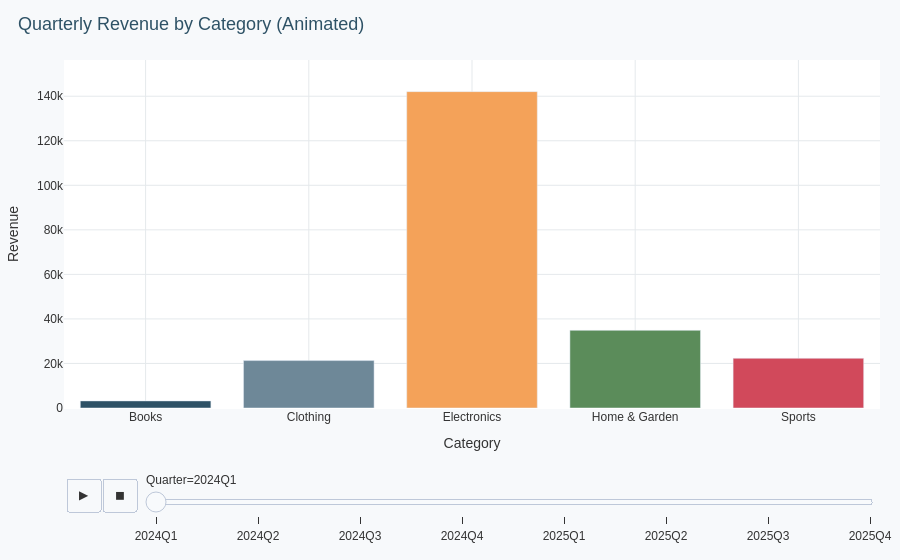

The cell this chart's notebook holds for it:
### Code cell
from dashboard_interactive import animated_quarterly_revenue
fig = animated_quarterly_revenue(df, save=False)
fig.show()

### Figure 1 — Plotly figure (JSON) as saved in the notebook; plotly's stock layout.template omitted (floating-point values rounded to 4 significant figures)
{"data": [{"alignmentgroup": "True", "hovertemplate": "<b>%{x}</b><br>Revenue: ₹%{y:,.0f}<extra></extra>", "legendgroup": "Books", "marker": {"color": "#2E5266", "pattern": {"shape": ""}}, "name": "Books", "offsetgroup": "Books", "orientation": "v", "showlegend": true, "textposition": "auto", "type": "bar", "x": ["Books"], "xaxis": "x", "y": [3184.0], "yaxis": "y"}, {"alignmentgroup": "True", "hovertemplate": "<b>%{x}</b><br>Revenue: ₹%{y:,.0f}<extra></extra>", "legendgroup": "Clothing", "marker": {"color": "#6E8898", "pattern": {"shape": ""}}, "name": "Clothing", "offsetgroup": "Clothing", "orientation": "v", "showlegend": true, "textposition": "auto", "type": "bar", "x": ["Clothing"], "xaxis": "x", "y": [21300.0], "yaxis": "y"}, {"alignmentgroup": "True", "hovertemplate": "<b>%{x}</b><br>Revenue: ₹%{y:,.0f}<extra></extra>", "legendgroup": "Electronics", "marker": {"color": "#F4A259", "pattern": {"shape": ""}}, "name": "Electronics", "offsetgroup": "Electronics", "orientation": "v", "showlegend": true, "textposition": "auto", "type": "bar", "x": ["Electronics"], "xaxis": "x", "y": [142100.0], "yaxis": "y"}, {"alignmentgroup": "True", "hovertemplate": "<b>%{x}</b><br>Revenue: ₹%{y:,.0f}<extra></extra>", "legendgroup": "Home & Garden", "marker": {"color": "#5B8C5A", "pattern": {"shape": ""}}, "name": "Home & Garden", "offsetgroup": "Home & Garden", "orientation": "v", "showlegend": true, "textposition": "auto", "type": "bar", "x": ["Home & Garden"], "xaxis": "x", "y": [34860.0], "yaxis": "y"}, {"alignmentgroup": "True", "hovertemplate": "<b>%{x}</b><br>Revenue: ₹%{y:,.0f}<extra></extra>", "legendgroup": "Sports", "marker": {"color": "#D1495B", "pattern": {"shape": ""}}, "name": "Sports", "offsetgroup": "Sports", "orientation": "v", "showlegend": true, "textposition": "auto", "type": "bar", "x": ["Sports"], "xaxis": "x", "y": [22320.0], "yaxis": "y"}], "layout": {"barmode": "relative", "font": {"color": "#333", "family": "Arial", "size": 12}, "legend": {"bgcolor": "rgba(255,255,255,0.6)", "title": {"text": "Category"}, "tracegroupgap": 0}, "margin": {"b": 40, "l": 40, "r": 20, "t": 60}, "paper_bgcolor": "#F7F9FB", "plot_bgcolor": "white", "showlegend": false, "sliders": [{"active": 0, "currentvalue": {"prefix": "Quarter="}, "len": 0.9, "pad": {"b": 10, "t": 60}, "steps": [{"args": [["2024Q1"], {"frame": {"duration": 0, "redraw": true}, "fromcurrent": true, "mode": "immediate", "transition": {"duration": 0, "easing": "linear"}}], "label": "2024Q1", "method": "animate"}, {"args": [["2024Q2"], {"frame": {"duration": 0, "redraw": true}, "fromcurrent": true, "mode": "immediate", "transition": {"duration": 0, "easing": "linear"}}], "label": "2024Q2", "method": "animate"}, {"args": [["2024Q3"], {"frame": {"duration": 0, "redraw": true}, "fromcurrent": true, "mode": "immediate", "transition": {"duration": 0, "easing": "linear"}}], "label": "2024Q3", "method": "animate"}, {"args": [["2024Q4"], {"frame": {"duration": 0, "redraw": true}, "fromcurrent": true, "mode": "immediate", "transition": {"duration": 0, "easing": "linear"}}], "label": "2024Q4", "method": "animate"}, {"args": [["2025Q1"], {"frame": {"duration": 0, "redraw": true}, "fromcurrent": true, "mode": "immediate", "transition": {"duration": 0, "easing": "linear"}}], "label": "2025Q1", "method": "animate"}, {"args": [["2025Q2"], {"frame": {"duration": 0, "redraw": true}, "fromcurrent": true, "mode": "immediate", "transition": {"duration": 0, "easing": "linear"}}], "label": "2025Q2", "method": "animate"}, {"args": [["2025Q3"], {"frame": {"duration": 0, "redraw": true}, "fromcurrent": true, "mode": "immediate", "transition": {"duration": 0, "easing": "linear"}}], "label": "2025Q3", "method": "animate"}, {"args": [["2025Q4"], {"frame": {"duration": 0, "redraw": true}, "fromcurrent": true, "mode": "immediate", "transition": {"duration": 0, "easing": "linear"}}], "label": "2025Q4", "method": "animate"}], "x": 0.1, "xanchor": "left", "y": 0, "yanchor": "top"}], "title": {"font": {"color": "#2E5266", "size": 18}, "text": "Quarterly Revenue by Category (Animated)", "x": 0.02}, "updatemenus": [{"buttons": [{"args": [null, {"frame": {"duration": 500, "redraw": true}, "fromcurrent": true, "mode": "immediate", "transition": {"duration": 500, "easing": "linear"}}], "label": "&#9654;", "method": "animate"}, {"args": [[null], {"frame": {"duration": 0, "redraw": true}, "fromcurrent": true, "mode": "immediate", "transition": {"duration": 0, "easing": "linear"}}], "label": "&#9724;", "method": "animate"}], "direction": "left", "pad": {"r": 10, "t": 70}, "showactive": false, "type": "buttons", "x": 0.1, "xanchor": "right", "y": 0, "yanchor": "top"}], "xaxis": {"anchor": "y", "categoryarray": ["Books", "Clothing", "Electronics", "Home & Garden", "Sports"], "categoryorder": "array", "domain": [0, 1], "gridcolor": "#E5E9EC", "showgrid": true, "title": {"text": "Category"}}, "yaxis": {"anchor": "x", "domain": [0, 1], "gridcolor": "#E5E9EC", "range": [0, 156300.0], "showgrid": true, "title": {"text": "Revenue"}}}}
